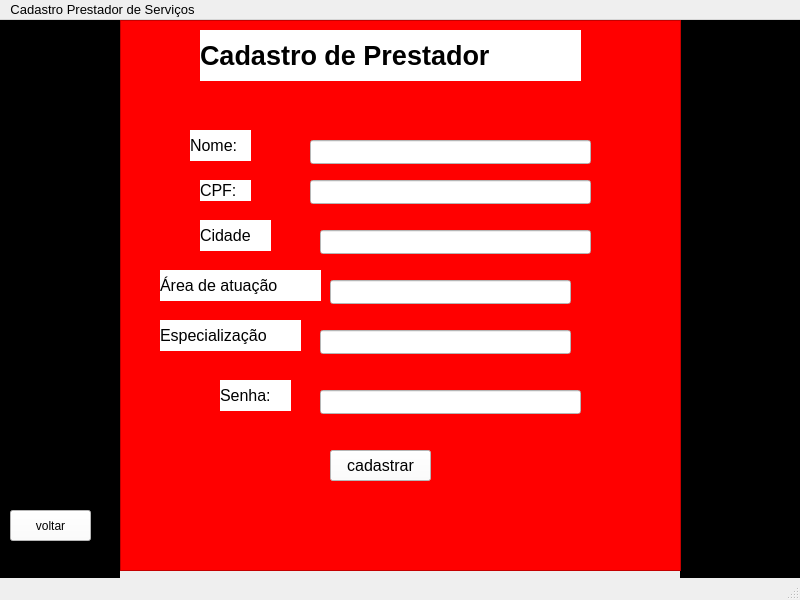
<?xml version="1.0" encoding="UTF-8"?>
<ui version="4.0">
 <class>MainWindow</class>
 <widget class="QMainWindow" name="MainWindow">
  <property name="geometry">
   <rect>
    <x>0</x>
    <y>0</y>
    <width>800</width>
    <height>600</height>
   </rect>
  </property>
  <property name="font">
   <font>
    <pointsize>10</pointsize>
   </font>
  </property>
  <property name="windowTitle">
   <string>MainWindow</string>
  </property>
  <widget class="QWidget" name="centralwidget">
   <widget class="QFrame" name="frame">
    <property name="geometry">
     <rect>
      <x>0</x>
      <y>0</y>
      <width>120</width>
      <height>561</height>
     </rect>
    </property>
    <property name="styleSheet">
     <string notr="true">background-color: rgb(0, 0, 0);</string>
    </property>
    <property name="frameShape">
     <enum>QFrame::StyledPanel</enum>
    </property>
    <property name="frameShadow">
     <enum>QFrame::Raised</enum>
    </property>
    <widget class="QPushButton" name="VOLTAR_SERVICO_CADASTRO">
     <property name="geometry">
      <rect>
       <x>10</x>
       <y>490</y>
       <width>81</width>
       <height>31</height>
      </rect>
     </property>
     <property name="styleSheet">
      <string notr="true">background-color: rgb(255, 255, 255);</string>
     </property>
     <property name="text">
      <string>voltar</string>
     </property>
    </widget>
   </widget>
   <widget class="QFrame" name="frame_2">
    <property name="geometry">
     <rect>
      <x>680</x>
      <y>0</y>
      <width>120</width>
      <height>561</height>
     </rect>
    </property>
    <property name="styleSheet">
     <string notr="true">background-color: rgb(0, 0, 0);</string>
    </property>
    <property name="frameShape">
     <enum>QFrame::StyledPanel</enum>
    </property>
    <property name="frameShadow">
     <enum>QFrame::Raised</enum>
    </property>
   </widget>
   <widget class="QFrame" name="frame_3">
    <property name="geometry">
     <rect>
      <x>120</x>
      <y>0</y>
      <width>561</width>
      <height>551</height>
     </rect>
    </property>
    <property name="styleSheet">
     <string notr="true">background-color: rgb(255, 0, 0);</string>
    </property>
    <property name="frameShape">
     <enum>QFrame::StyledPanel</enum>
    </property>
    <property name="frameShadow">
     <enum>QFrame::Raised</enum>
    </property>
    <widget class="QLabel" name="label">
     <property name="geometry">
      <rect>
       <x>80</x>
       <y>10</y>
       <width>381</width>
       <height>51</height>
      </rect>
     </property>
     <property name="font">
      <font>
       <pointsize>20</pointsize>
       <weight>75</weight>
       <bold>true</bold>
      </font>
     </property>
     <property name="styleSheet">
      <string notr="true">background-color: rgb(255, 255, 255);</string>
     </property>
     <property name="text">
      <string>Cadastro de Prestador</string>
     </property>
    </widget>
    <widget class="QLineEdit" name="NOME_cadastro_servico_2">
     <property name="geometry">
      <rect>
       <x>190</x>
       <y>120</y>
       <width>281</width>
       <height>24</height>
      </rect>
     </property>
     <property name="font">
      <font>
       <pointsize>12</pointsize>
      </font>
     </property>
     <property name="styleSheet">
      <string notr="true">background-color: rgb(255, 255, 255);</string>
     </property>
    </widget>
    <widget class="QLabel" name="label_2">
     <property name="geometry">
      <rect>
       <x>70</x>
       <y>110</y>
       <width>61</width>
       <height>31</height>
      </rect>
     </property>
     <property name="font">
      <font>
       <pointsize>12</pointsize>
      </font>
     </property>
     <property name="styleSheet">
      <string notr="true">background-color: rgb(255, 255, 255);</string>
     </property>
     <property name="text">
      <string>Nome:</string>
     </property>
    </widget>
    <widget class="QLineEdit" name="CPF_cadastro_servico">
     <property name="geometry">
      <rect>
       <x>190</x>
       <y>160</y>
       <width>281</width>
       <height>24</height>
      </rect>
     </property>
     <property name="font">
      <font>
       <pointsize>12</pointsize>
      </font>
     </property>
     <property name="styleSheet">
      <string notr="true">background-color: rgb(255, 255, 255);</string>
     </property>
    </widget>
    <widget class="QLabel" name="label_3">
     <property name="geometry">
      <rect>
       <x>80</x>
       <y>160</y>
       <width>51</width>
       <height>21</height>
      </rect>
     </property>
     <property name="font">
      <font>
       <pointsize>12</pointsize>
      </font>
     </property>
     <property name="styleSheet">
      <string notr="true">background-color: rgb(255, 255, 255);</string>
     </property>
     <property name="text">
      <string>CPF:</string>
     </property>
    </widget>
    <widget class="QLineEdit" name="AREA_cadastro_servico">
     <property name="geometry">
      <rect>
       <x>200</x>
       <y>210</y>
       <width>271</width>
       <height>24</height>
      </rect>
     </property>
     <property name="font">
      <font>
       <pointsize>12</pointsize>
      </font>
     </property>
     <property name="styleSheet">
      <string notr="true">background-color: rgb(255, 255, 255);</string>
     </property>
    </widget>
    <widget class="QLabel" name="label_4">
     <property name="geometry">
      <rect>
       <x>80</x>
       <y>200</y>
       <width>71</width>
       <height>31</height>
      </rect>
     </property>
     <property name="font">
      <font>
       <pointsize>12</pointsize>
      </font>
     </property>
     <property name="styleSheet">
      <string notr="true">background-color: rgb(255, 255, 255);</string>
     </property>
     <property name="text">
      <string>Cidade</string>
     </property>
    </widget>
    <widget class="QLineEdit" name="LOCAL_cadastro_servico">
     <property name="geometry">
      <rect>
       <x>210</x>
       <y>260</y>
       <width>241</width>
       <height>24</height>
      </rect>
     </property>
     <property name="font">
      <font>
       <pointsize>12</pointsize>
      </font>
     </property>
     <property name="styleSheet">
      <string notr="true">background-color: rgb(255, 255, 255);</string>
     </property>
    </widget>
    <widget class="QLabel" name="label_6">
     <property name="geometry">
      <rect>
       <x>40</x>
       <y>250</y>
       <width>161</width>
       <height>31</height>
      </rect>
     </property>
     <property name="font">
      <font>
       <pointsize>12</pointsize>
      </font>
     </property>
     <property name="styleSheet">
      <string notr="true">background-color: rgb(255, 255, 255);</string>
     </property>
     <property name="text">
      <string>Área de atuação</string>
     </property>
    </widget>
    <widget class="QLineEdit" name="ESPECIALIZACAO_cadastro_servico">
     <property name="geometry">
      <rect>
       <x>200</x>
       <y>310</y>
       <width>251</width>
       <height>24</height>
      </rect>
     </property>
     <property name="font">
      <font>
       <pointsize>12</pointsize>
      </font>
     </property>
     <property name="styleSheet">
      <string notr="true">background-color: rgb(255, 255, 255);</string>
     </property>
    </widget>
    <widget class="QLabel" name="label_5">
     <property name="geometry">
      <rect>
       <x>40</x>
       <y>300</y>
       <width>141</width>
       <height>31</height>
      </rect>
     </property>
     <property name="font">
      <font>
       <pointsize>12</pointsize>
      </font>
     </property>
     <property name="styleSheet">
      <string notr="true">background-color: rgb(255, 255, 255);</string>
     </property>
     <property name="text">
      <string>Especialização</string>
     </property>
    </widget>
    <widget class="QLabel" name="label_7">
     <property name="geometry">
      <rect>
       <x>100</x>
       <y>360</y>
       <width>71</width>
       <height>31</height>
      </rect>
     </property>
     <property name="font">
      <font>
       <pointsize>12</pointsize>
      </font>
     </property>
     <property name="styleSheet">
      <string notr="true">background-color: rgb(255, 255, 255);</string>
     </property>
     <property name="text">
      <string>Senha:</string>
     </property>
    </widget>
    <widget class="QLineEdit" name="ESPECIALIZACAO_cadastro_servico_2">
     <property name="geometry">
      <rect>
       <x>200</x>
       <y>370</y>
       <width>261</width>
       <height>24</height>
      </rect>
     </property>
     <property name="font">
      <font>
       <pointsize>12</pointsize>
      </font>
     </property>
     <property name="styleSheet">
      <string notr="true">background-color: rgb(255, 255, 255);</string>
     </property>
    </widget>
    <widget class="QPushButton" name="CONFIRM_CADASTRO_SERVICO">
     <property name="geometry">
      <rect>
       <x>210</x>
       <y>430</y>
       <width>101</width>
       <height>31</height>
      </rect>
     </property>
     <property name="font">
      <font>
       <pointsize>12</pointsize>
      </font>
     </property>
     <property name="styleSheet">
      <string notr="true">background-color: rgb(255, 255, 255);</string>
     </property>
     <property name="text">
      <string>cadastrar</string>
     </property>
    </widget>
   </widget>
  </widget>
  <widget class="QMenuBar" name="menubar">
   <property name="geometry">
    <rect>
     <x>0</x>
     <y>0</y>
     <width>800</width>
     <height>29</height>
    </rect>
   </property>
   <widget class="QMenu" name="menuCadastro_Prestador_de_Servi_os">
    <property name="title">
     <string>Cadastro Prestador de Serviços</string>
    </property>
   </widget>
   <addaction name="menuCadastro_Prestador_de_Servi_os"/>
  </widget>
  <widget class="QStatusBar" name="statusbar"/>
 </widget>
 <resources/>
 <connections/>
</ui>
